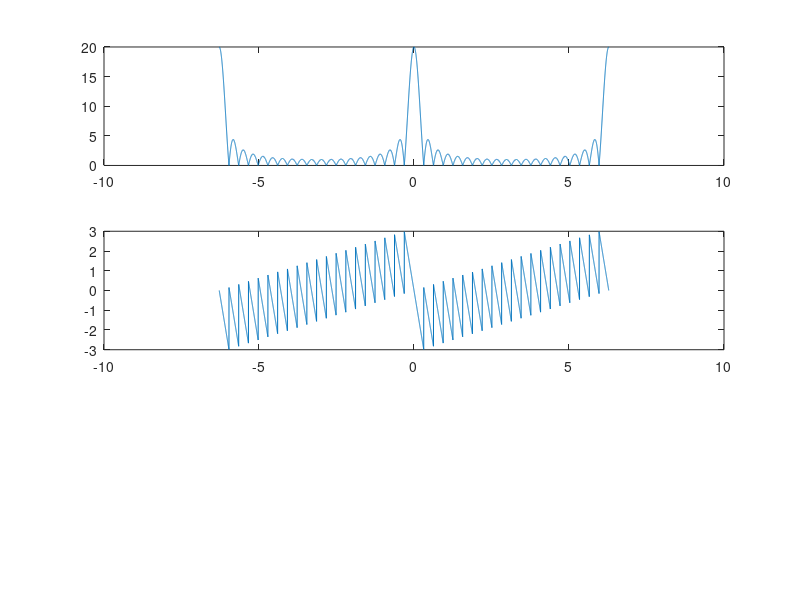

The MATLAB script that drew this image: (Note: this script raises an error after producing the figure.)
N=20;
n=0:N-1;
j=sqrt(-1);
x_n=cos(pi.*n/4);
W=zeros;
w_indx=-2*pi:0.001:2*pi;

for i=1:length(w_indx)
    if ((w_indx(i)~=0) ||(w_indx(i)~=2*pi) || (w_indx(i)~=-2*pi))
        W(i)=exp((-j*w_indx(i))*(N-1)/2)*(sin(w_indx(i)*N/2)/sin(w_indx(i)/2));
    else
       W(i)=N;
    end
end

figure(1)
subplot(3,1,1)
plot(w_indx,abs(W))
subplot(3,1,2)
plot(w_indx,angle(W))

win=ones(1,N);
x_trunc=x_n.*win;

[X,w]=DTFT(x_trunc,512);
subplot(3,1,3)
plot(w,abs(X))

figure(2)
%[X2,w2]=DTFT(x_n,0);
%stem(w2,abs(X2))
n_dtft=[-pi/4-2*pi -pi/4 pi/4 pi/4+2*pi];
dtft=(n_dtft==-pi/4)+(n_dtft==pi/4);
stem(n_dtft,pi.*dtft)
title('Plot of |X(w)|')
xlabel('w')
ylabel('Magnitude')

figure(3)
hamming_win=hamming(N);
x_ham=x_n'.*hamming_win;
[X3,w3]=DTFT(x_ham,512);
plot(w3,abs(X3))
title('DTFT plot of signal with Hamming window')
xlabel('w')
ylabel('Magnitude')






